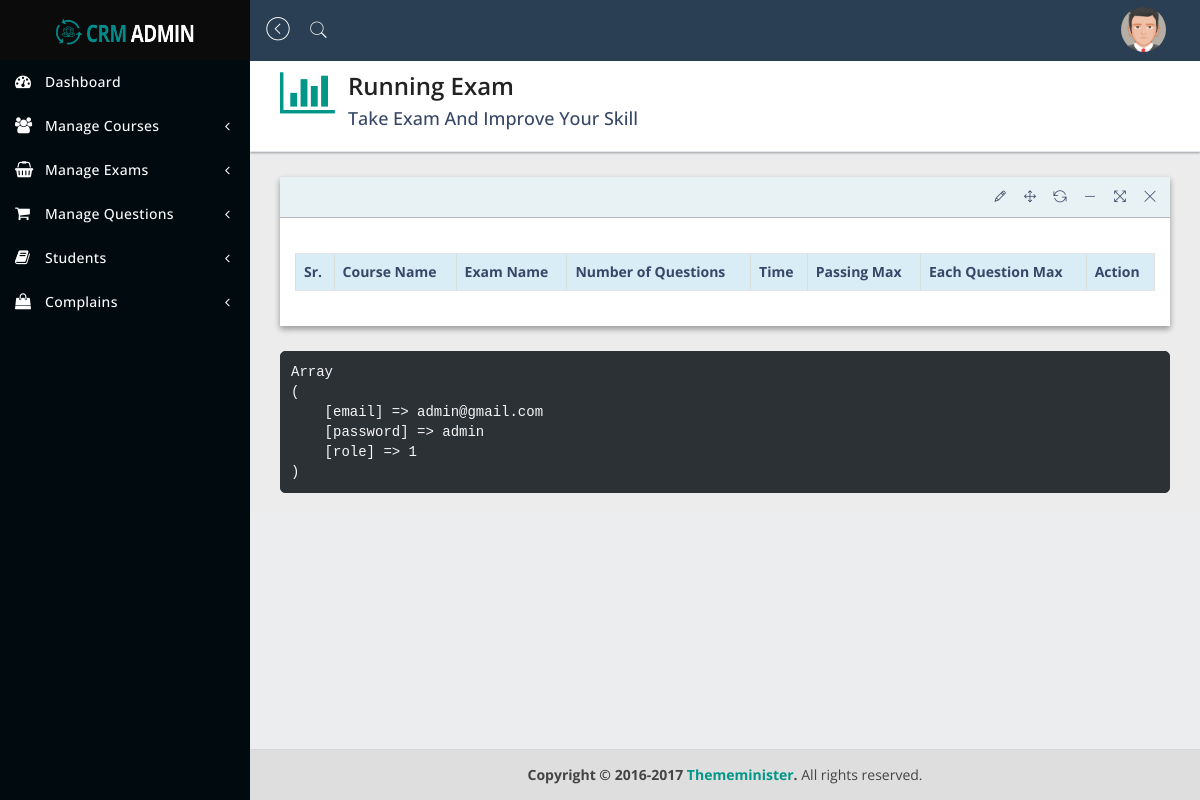
The app's page /taketest.php (signed in), older data.
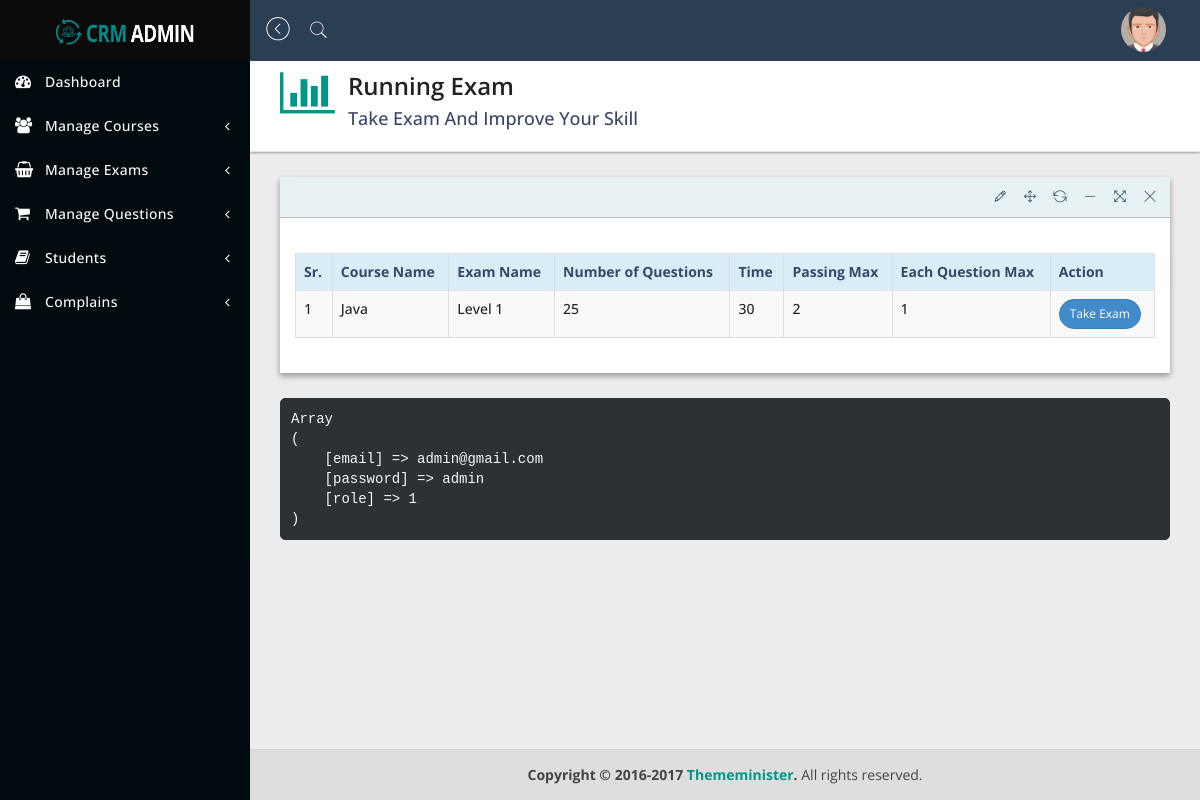
The same page, newer data.
### tables this page shows
CREATE TABLE `add_course` (
  `id` int(10) NOT NULL,
  `cname` varchar(250) NOT NULL
);

CREATE TABLE `add_new_exam` (
  `id` int(10) NOT NULL,
  `course_id` varchar(250) NOT NULL,
  `ename` varchar(250) NOT NULL,
  `nquestion` varchar(250) NOT NULL,
  `exam_time` varchar(250) NOT NULL,
  `pmax` varchar(250) NOT NULL,
  `status` varchar(250) NOT NULL DEFAULT '0',
  `equestionm` varchar(250) NOT NULL
);

### taketest.php (the view, shortened to what this page needs)
  <?php
  include('includes/header.php');
  include('includes/sidebar.php');
  include('includes/connection.php');
  $sel = "SELECT * FROM add_new_exam WHERE status = '1'";
  $query = mysqli_query($db,$sel);
  ?>
  <div class="content-wrapper">
     <section class="content-header">
        <div class="header-icon">
           <i class="fa fa-bar-chart-o"></i>
        </div>
        <div class="header-title">
           <h1>Running Exam </h1>
        </div>
         <h4 class="timing">Take Exam And Improve Your Skill</h4>
     </section>
     <section class="content">
        <div class="row">
           <div class="col-sm-12">
              <div class="panel panel-bd lobidrag">
                 <div class="panel-heading">
                 </div>
                 <div class="panel-body">
                    <br>
                    <div class="table-responsive">
                       <table id="dataTableExample1" class="table table-bordered table-striped table-hover">
                          <thead>
                             <tr class="info">
                                <th>Sr.</th>
                                <th>Course Name</th>
                                <th>Exam Name</th>
                                <th>Number of Questions</th>
                                <th>Time</th>
                                <th>Passing Max</th>
                                <th>Each Question Max</th>
                                <th>Action</th>
                             </tr>
                          </thead>
                          <?php
                             $sr = 1;
                             while( $row = mysqli_fetch_array($query,MYSQLI_BOTH))
                             {
                                $courseId = $row['course_id'];
                                $selExamName = mysqli_query($db,"SELECT * FROM add_course WHERE id = '$courseId'");
                                while($getExamName = mysqli_fetch_array($selExamName,MYSQLI_BOTH))
                                {
                          ?>
                          <tbody>
                             <tr>
                                <td><?php echo $sr++;?></td>
                                <td><?php echo $getExamName['cname'] ?></td>
                                <td><?php echo $row['ename']; ?></td>
                                <td><?php echo $row['nquestion']; ?></td>
                                <td><?php echo $row['exam_time']; ?></td>
                                <td><?php echo $row['pmax']; ?></td>
                                <td><?php echo $row['equestionm']; ?></td>
                                <td>
                                  <input type="submit" value="Take Exam" class=" btn btn-sm btn-rounded btn-primary" onclick="set_exam_type_session(<?php echo $row['id'] ?>);"  >
                                </td>
                             </tr>
                             <?php
                             }
                          }
                          ?>
                          </tbody>
                       </table>
                    </div>
                 </div>
              </div>
           </div>
        </div>
       <?php echo '<pre>' . print_r($_SESSION, TRUE) . '</pre>'; ?>
     </section>
  </div>
<?php include('includes/footer.php'); ?>

Row changes from the older to the newer data that the page shows:
added add_new_exam: ename "Level 1", nquestion "25", exam_time "30", pmax "2", equestionm "1"
added add_course: cname "Java"
